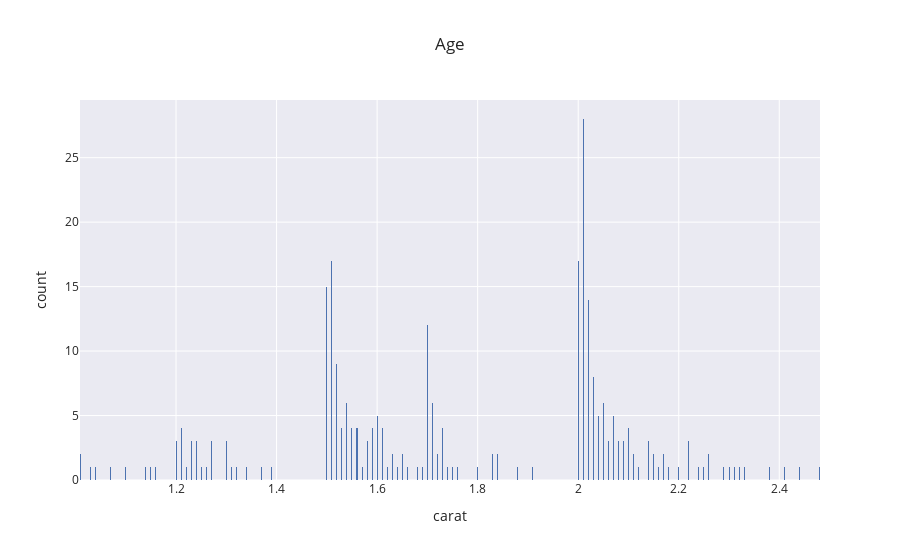

This figure's notebook cell:
### Code cell
fig=px.histogram(dftest.loc[(dftest['Diff']<-1500)], x='carat',nbins=1000,template='seaborn',title='Age',barmode='group')
fig.show()

### Figure 1 — Plotly figure (JSON) as saved in the notebook; plotly's stock layout.template omitted (floating-point values rounded to 4 significant figures; data arrays with more than 128 entries replaced by an {"elided": "..."} marker saying what was removed)
{"data": [{"alignmentgroup": "True", "bingroup": "x", "hovertemplate": "carat=%{x}<br>count=%{y}<extra></extra>", "legendgroup": "", "marker": {"color": "rgb(76,114,176)"}, "name": "", "nbinsx": 1000, "offsetgroup": "", "orientation": "v", "showlegend": false, "type": "histogram", "x": {"elided": "280 float values"}, "xaxis": "x", "yaxis": "y"}], "layout": {"autosize": true, "barmode": "group", "legend": {"tracegroupgap": 0}, "title": {"text": "Age"}, "xaxis": {"anchor": "y", "autorange": true, "domain": [0, 1], "range": [1.009, 2.481], "title": {"text": "carat"}, "type": "linear"}, "yaxis": {"anchor": "x", "autorange": true, "domain": [0, 1], "range": [0, 29.47], "title": {"text": "count"}}}}
